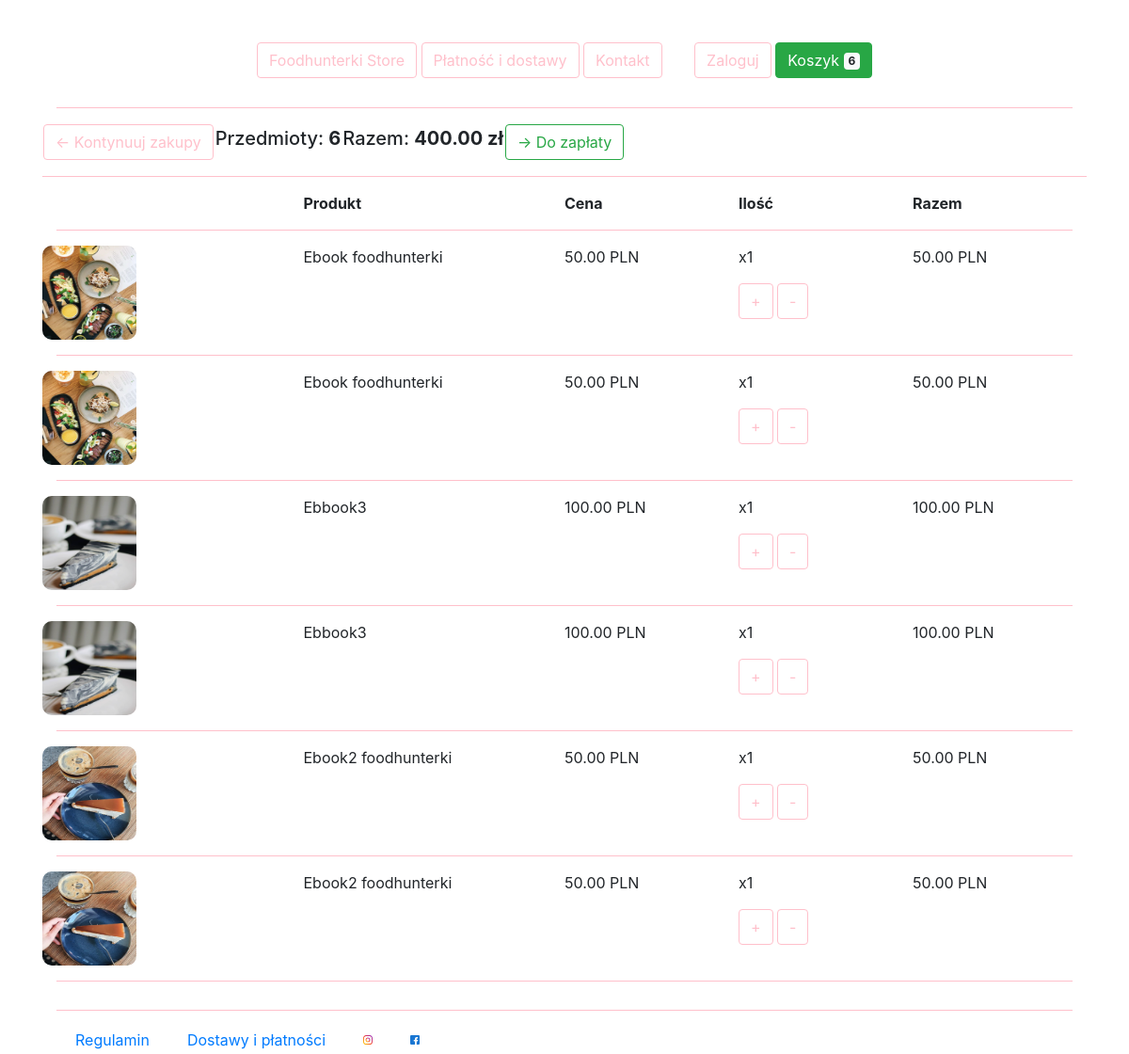
The app's page /cart/ (signed in), older data.
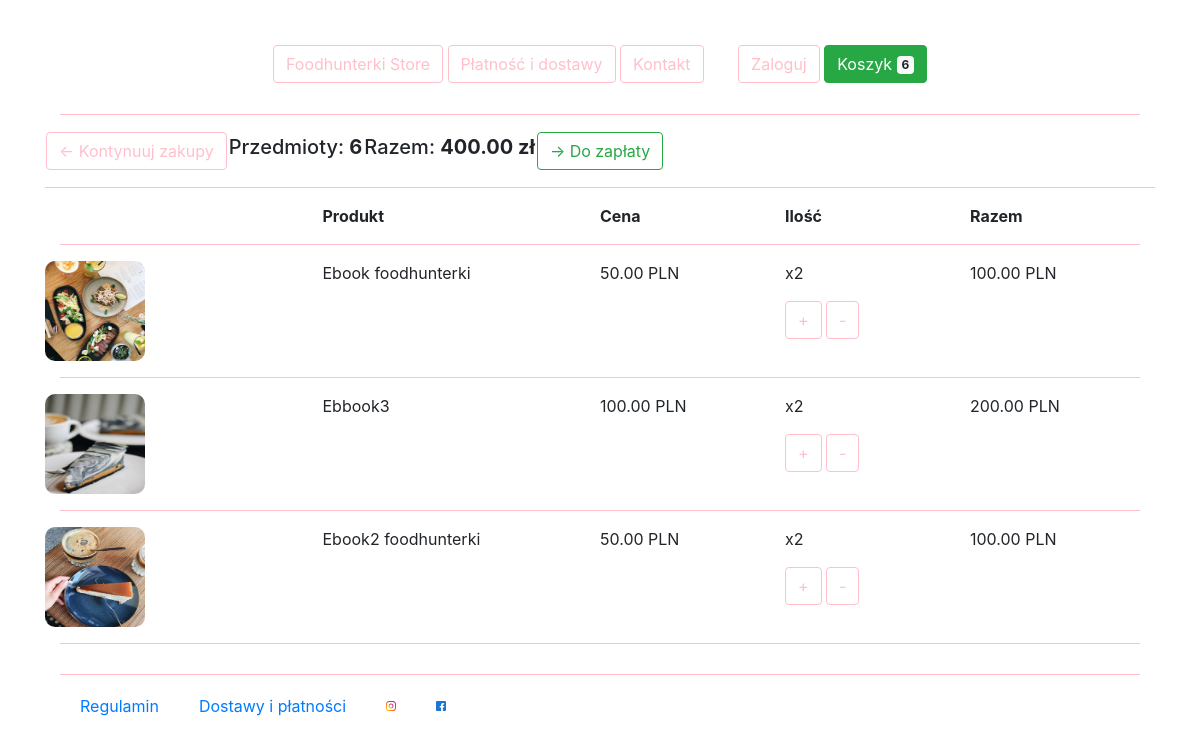
The same page, newer data.
### fhstore/models.py (models this page shows, shortened)
class Order(models.Model):
    customer = models.ForeignKey(Customer, on_delete=models.SET_NULL, null=True, blank=True)
    date_ordered = models.DateTimeField(auto_now_add=True)
    complete = models.BooleanField(default=False)
    transaction_id = models.CharField(max_length=100, null=True)
    @property
    def get_cart_total(self):
        orderitems = self.orderitem_set.all()
        total = sum([item.get_total for item in orderitems])
        return total
    @property
    def get_cart_items(self):
        orderitems = self.orderitem_set.all()
        total = sum([item.quantity for item in orderitems])
        return total

class OrderItem(models.Model):
    product = models.ForeignKey(Product, on_delete=models.SET_NULL, null=True)
    order = models.ForeignKey(Order, on_delete=models.SET_NULL, null=True, blank=True)
    quantity = models.IntegerField(default=0, null=True, blank=True)
    date_added = models.DateTimeField(auto_now_add=True)
    @property
    def get_total(self):
        total = self.product.price * self.quantity
        return total

class Product(models.Model):
    name = models.CharField(max_length=200)
    price = models.DecimalField(max_digits=7, decimal_places=2)
    digital = models.BooleanField(default=False, null=True, blank=True)
    image = models.ImageField(null=True, blank=True)
    @property
    def imageURL(self):
        try:
            url = self.image.url
        except:
            url = ''
        return url

### fhstore/views.py (the view)
# urls.py: path('cart/', views.cart, name='cart'),
def cart(request):
    data = cartData(request)
    cartItems = data['cartItems']
    order = data['order']
    items = data['items']
    context = {'items':items, 'order':order, 'cartItems':cartItems}
    return render(request, 'fhstore/cart.html', context)

### fhstore/utils.py (called while the page is built)
def cartData(request):
    if request.user.is_authenticated:
        customer = request.user.customer
        order, created = Order.objects.get_or_create(customer=customer, complete=False)
        items = order.orderitem_set.all()
        cartItems = order.get_cart_items
    else:
        cookieData = cookieCart(request)
        cartItems = cookieData['cartItems']
        order = cookieData['order']
        items = cookieData['items']
    return {'cartItems':cartItems, 'order':order, 'items':items}

### fhstore/templates/fhstore/cart.html (shortened to what this page needs)
{% extends 'fhstore/base.html' %}
{% load static %}
{% block content %}
    <div>
            <table>
            <div class="row row-cols-4">
            <div class="container">
                <th><a class="btn btn-outline-light" href="{% url 'store' %}">&#x2190; Kontynuuj zakupy</a></th>
                <th><h5>Przedmioty: <strong>{{order.get_cart_items}}</strong></h5></th>
                <th><h5>Razem: <strong>{{order.get_cart_total|floatformat:2}} zł</strong></h5></th>
                <th><a class="btn btn-outline-success" href="{% url 'checkout' %}">&#x2192; Do zapłaty</a></th>
            </div>
            </div>
            </table>
            <hr class="horizontal-line">
            <div class="container">
				<div class="row row-cols-4">
					<div style="flex:2"></div>
					<div style="flex:2"><strong>Produkt</strong></div>
					<div style="flex:1"><strong>Cena</strong></div>
					<div style="flex:1"><strong>Ilość</strong></div>
					<div style="flex:1"><strong>Razem</strong></div>
				</div>
                <hr class="horizontal-line">
                {% for item in items %}
                <div class="row row-cols-4">
                    <div style="flex:2"><img class="thumbnail-checkout" src="{{item.product.imageURL}}"></div>
                    <div style="flex:2">{{item.product.name}}</div>
                    <div style="flex:1"><p>{{item.product.price|floatformat:2}} PLN</p></div>
                    <div style="flex:1">
                        <p class="quantity">x{{item.quantity}}</p>
                        <div class="quantity">
                            <button data-product={{item.product.id}} data-action="add" class="btn btn-outline-light add-btn update-cart">+</button>
                            <button data-product={{item.product.id}} data-action="remove" class="btn btn-outline-light add-btn update-cart">-</button>
                        </div>
                    </div>
                    <div style="flex:1">{{item.get_total|floatformat:2}} PLN</div>
                </div>
                <hr class="horizontal-line">
                {% endfor %}
            </div>
        </div>
{% endblock content %}

### fhstore/templates/fhstore/base.html (shortened to what this page needs)
<!DOCTYPE html>
{% load static %}
<html lang="en">
<head>
    <link rel="stylesheet" type="text/css" href="{% static 'css/main.css' %}">
    <link rel="stylesheet" href="https://stackpath.bootstrapcdn.com/bootstrap/4.5.0/css/bootstrap.min.css">
</head>
<body>
<nav class="navbar-bar">
    <div class="navbar-nav-left">
        <a class="btn btn-outline-light" href="{% url 'store' %}">Foodhunterki Store</a>
        <a class="btn btn-outline-light" href="{% url 'payment_info' %}">Płatność i dostawy</a>
        <a class="btn btn-outline-light" href="{% url 'contact' %}">Kontakt</a>
    </div>
    <div class="navbar-nav-right">
        <a class="btn btn-outline-light" href="{% url 'store' %}">Zaloguj</a>
        <a class="btn btn-success" href="{% url 'cart' %}">Koszyk
            <span class="badge badge-light" id="cart-total">{{cartItems}}</span>
        </a>
    </div>
    <hr class="horizontal-line">
</nav>
    <div class="container">
        {% block content %}
        {% endblock content %}
    </div>
    {% include "fhstore/footer.html" %}
</body>
</html>

### fhstore/templates/fhstore/footer.html (shortened to what this page needs)
<!DOCTYPE html>
{% load static %}
<html lang="en">
<head>
    <link rel="stylesheet" type="text/css" href="{% static 'css/main.css' %}">
    <link rel="stylesheet" href="https://stackpath.bootstrapcdn.com/bootstrap/4.5.0/css/bootstrap.min.css">
</head>
<body>
<nav class="navbar-bar">
    <hr class="horizontal-line">
    <nav class="nav nav-pills flex-column flex-sm-row">
            <a class="footer-link" href="#">Regulamin</a>
            <a class="footer-link" href="#">Dostawy i płatności</a>
            <img class="footer-icon" src="{% static '/images/001-instagram.svg' %}"></img>
            <img class="footer-icon" src="{% static '/images/002-facebook.svg' %}"></img>
    </nav>
</nav>
</body>
</html>

### static/css/main.css (style rules this page uses)
.navbar-bar { margin-top: 30px; margin-left: 5%; margin-right: 5%; background-color: white; text-align: center; }
.navbar-nav-left { display: inline-block; max-width: 60%; text-align: left; border-radius: 3px; margin: 15px; vertical-align: top; }
.navbar-nav-right { display: inline-block; text-align: right; max-width: 40%; border-radius: 3px; margin: 15px; }
.horizontal-line { color: pink; border-color: pink; }
.btn.btn-outline-light { color:pink; border-color: pink; }
.thumbnail-checkout { align-self: center; width: 100px; height: 100px; border-radius: 10px; }
.footer-icon { align-self: center; width: 30px; height: 30px; margin-right: 10px; margin-left: 10px; padding-left: 10px; padding-right: 10px; }
.footer-link { align-self: center; margin-right: 10px; margin-left: 10px; padding-left: 10px; padding-right: 10px; }

Row changes from the older to the newer data that the page shows:
removed OrderItem: product.imageURL (picture), product.name "Ebook foodhunterki", product.price "50.00", quantity "1", get_total "50.00"
removed OrderItem: product.imageURL (picture), product.name "Ebook foodhunterki", product.price "50.00", quantity "1", get_total "50.00"
removed OrderItem: product.imageURL (picture), product.name "Ebbook3", product.price "100.00", quantity "1", get_total "100.00"
removed OrderItem: product.imageURL (picture), product.name "Ebbook3", product.price "100.00", quantity "1", get_total "100.00"
removed OrderItem: product.imageURL (picture), product.name "Ebook2 foodhunterki", product.price "50.00", quantity "1", get_total "50.00"
removed OrderItem: product.imageURL (picture), product.name "Ebook2 foodhunterki", product.price "50.00", quantity "1", get_total "50.00"
added OrderItem: product.imageURL (picture), product.name "Ebook foodhunterki", product.price "50.00", quantity "2", get_total "100.00"
added OrderItem: product.imageURL (picture), product.name "Ebbook3", product.price "100.00", quantity "2", get_total "200.00"
added OrderItem: product.imageURL (picture), product.name "Ebook2 foodhunterki", product.price "50.00", quantity "2", get_total "100.00"
